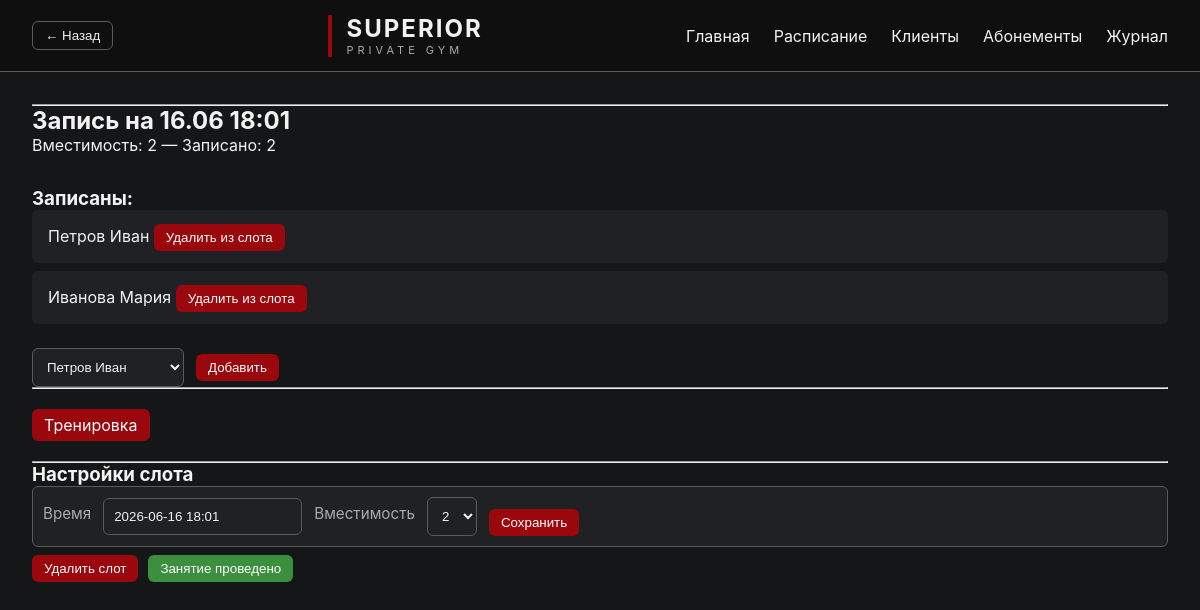
Screenshot of /slot/2?week_offset=0 with the database file from the repository.
### models.py (models this page shows, shortened)
class Slot(Base):
    __tablename__ = "slots"
    id = Column(Integer, primary_key=True)
    start_time = Column(DateTime)
    capacity = Column(Integer, default=4)

class Client(Base):
    __tablename__ = "clients"
    id = Column(Integer, primary_key=True)
    first_name = Column(String, nullable=True)
    last_name = Column(String, nullable=True)
    patronymic = Column(String, nullable=True)
    birth_year = Column(Integer, nullable=True)
    birth_place = Column(String, nullable=True)
    phone = Column(String, nullable=True)
    name = Column(String, nullable=True)          # legacy — полное имя одной строкой
    remaining_sessions = Column(Integer, default=1)

### routes/schedule.py (the view)
@router.get("/slot/{slot_id}")
def slot_page(
    request: Request,
    slot_id: int,
    db: Session = Depends(get_db),
    week_offset: int = 0,
):
    slot = db.get(Slot, slot_id)
    bookings = db.query(Booking).filter(Booking.slot_id == slot_id).all()
    clients = [db.get(Client, b.client_id) for b in bookings]
    all_clients = db.query(Client).all()
    return templates.TemplateResponse(
        request=request,
        name="slot.html",
        context={
            "slot": slot,
            "clients": clients,
            "all_clients": all_clients,
            "week_offset": week_offset,
        },
    )

### templates/slot.html (shortened to what this page needs)
{% extends "base.html" %}
{% block content %}
<hr />
<div class="slot-header">
	<h2>Запись на {{ slot.start_time.strftime('%d.%m %H:%M') }}</h2>
	<div class="muted">Вместимость: {{ slot.capacity }} — Записано: {{ clients|length }}</div>
</div>
{% set flash = request.query_params.get('flash') %}
<h3>Записаны:</h3>
<ul class="client-list slot-client-list">
	{% for client in clients %}
	<li>
	{{ client.fio() }}
		<form method="post" action="/slot/{{ slot.id }}/remove" style="display:inline">
			<button class="btn"> Удалить из слота </button>
		</form>
	</li>
	{% endfor %}
</ul>
<form method="post" action="/slot/{{ slot.id }}/add">
	<select name="client_id" class="field">
		{% for client in all_clients %}
		<option value="{{ client.id }}">
		{{ client.name }}
		</option>
		{% endfor %}
	</select>
	<button class="btn">Добавить</button>
</form>
<hr />
<br />
<a class="btn" href="/slot/{{ slot.id }}/program?week_offset={{ week_offset }}">Тренировка</a>
<br />
<br />
<hr />
<h3>Настройки слота</h3>
<form method="post" action="/slots/edit/{{ slot.id }}" class="field">
	<label class="label">Время</label>
	<input class="field" type="text" name="start_time" value="{{ slot.start_time.strftime('%Y-%m-%d %H:%M') }}" required />
	<label class="label">Вместимость</label>
	<select name="capacity" class="field">
		<option value="2" {% if slot.capacity == 2 %}selected{% endif %}>2</option>
	</select>
	<div class="edit-actions">
		<button class="btn" type="submit">Сохранить</button>
	</div>
</form>
<div style="display: flex; gap: 10px; align-items: center; margin-top: 8px;">
	<form method="post" action="/slots/delete/{{ slot.id }}"
		onsubmit="return confirm('Удалить слот? Это удалит все бронирования.');">
		<button class="btn" >Удалить слот</button>
	</form>
	{% if clients and clients|length > 0 %}
	<form method="post" action="/slot/{{ slot.id }}/complete"
		onsubmit="return confirm('Подтвердить проведение занятия и списать 1 занятие у всех записанных?');">
		<button class="btn--green" type="submit">Занятие проведено</button>
	</form>
	{% endif %}
</div>
{% endblock %}

### static/style.css (style rules this page uses)
:root { --bg: #151618; --surface: #1F2124; --surface-hover: #252525; --text: #f2f2f2; --muted: #aaaaaa; --accent: #9A070D; --accent-hover: #B10A11; --accent-soft: rgba(154,7,13,.15); --warm_1: #8A6A4A; --warm_2: #7B5A3D; --green: #3c8f3f; --border: #5B5B5B; --radius: 6px; --radius-lg: 10px; --pad: 10px; --pad-lg: 20px; --btn-pad: 6px 12px; --row-height: 41px; --wrapper-rows: 10; }
.btn { display: inline-block; padding: var(--btn-pad); border-radius: var(--radius); background: var(--accent); color: white; border: none; cursor: pointer; text-decoration: none; text-align: center; }
.btn--green { display: inline-block; padding: var(--btn-pad); border-radius: var(--radius); background: var(--green); color: white; border: none; cursor: pointer; text-decoration: none; text-align: center; }
.label { color: var(--muted); margin-bottom: 6px; font-size: 0.95rem; }
.field { padding: var(--pad); border-radius: var(--radius); border: 1px solid var(--border); background: var(--surface); color: var(--text); }
* { margin: 0; padding: 0; box-sizing: border-box; }
body { background: var(--bg); color: var(--text); font-family: Inter, Arial, sans-serif; min-height: 100vh; }
.slot-header { margin-bottom: 32px; }
.client-list { list-style: none; margin-bottom: 24px; }
.client-list li { background: var(--surface); padding: 12px 16px; margin-bottom: 8px; border-radius: var(--radius); }
.slot-client-list li { line-height: 1.8; }
form { display: flex; gap: 12px; align-items: center; }
select, input, textarea { background: var(--surface); color: var(--text); border: 1px solid var(--border); padding: var(--pad); border-radius: var(--radius); }
button { background: var(--accent); color: white; border: none; border-radius: var(--radius); padding: var(--btn-pad); cursor: pointer; }
.edit-actions { display: flex; gap: 8px; margin-top: 12px; }

### rows the page displays
Slot: start_time "16.06 18:01", capacity "2", start_time "2026-06-16 18:01"
Client: fio "Петров Иван"
Client: fio "Иванова Мария"

### other values shown
{{ clients|length }} "2"
form field client_id "Петров Иван"
